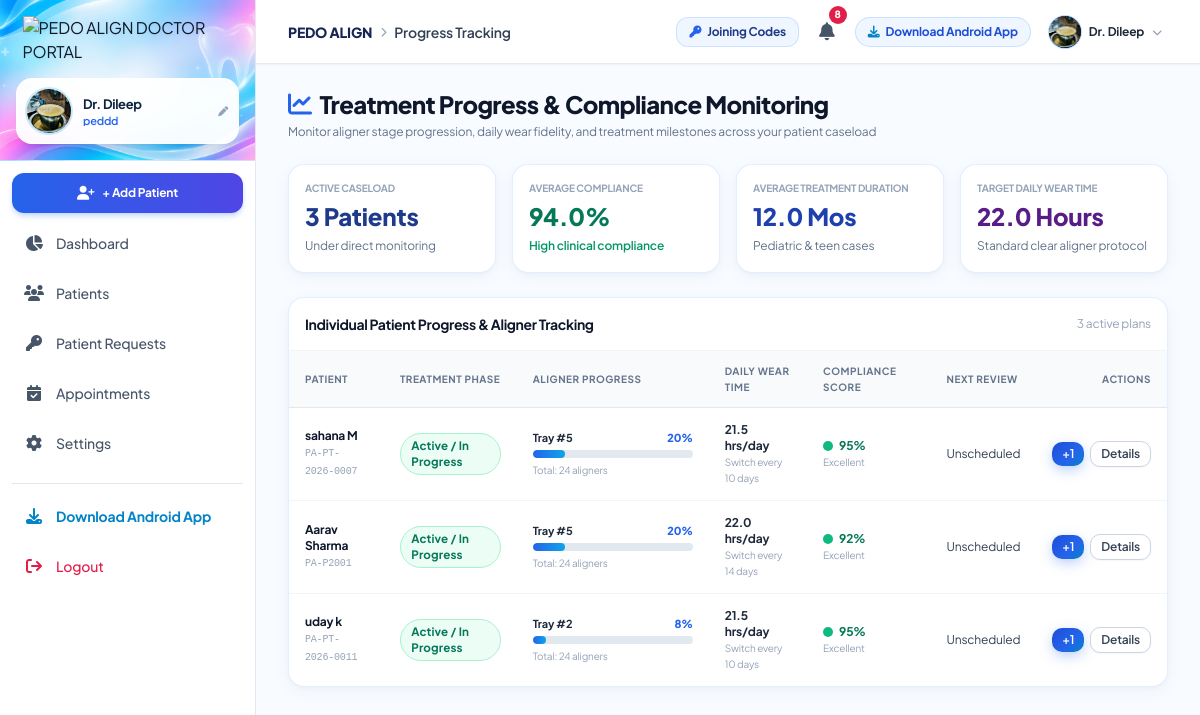
The page /progress/ (signed in) on the database as committed earlier.
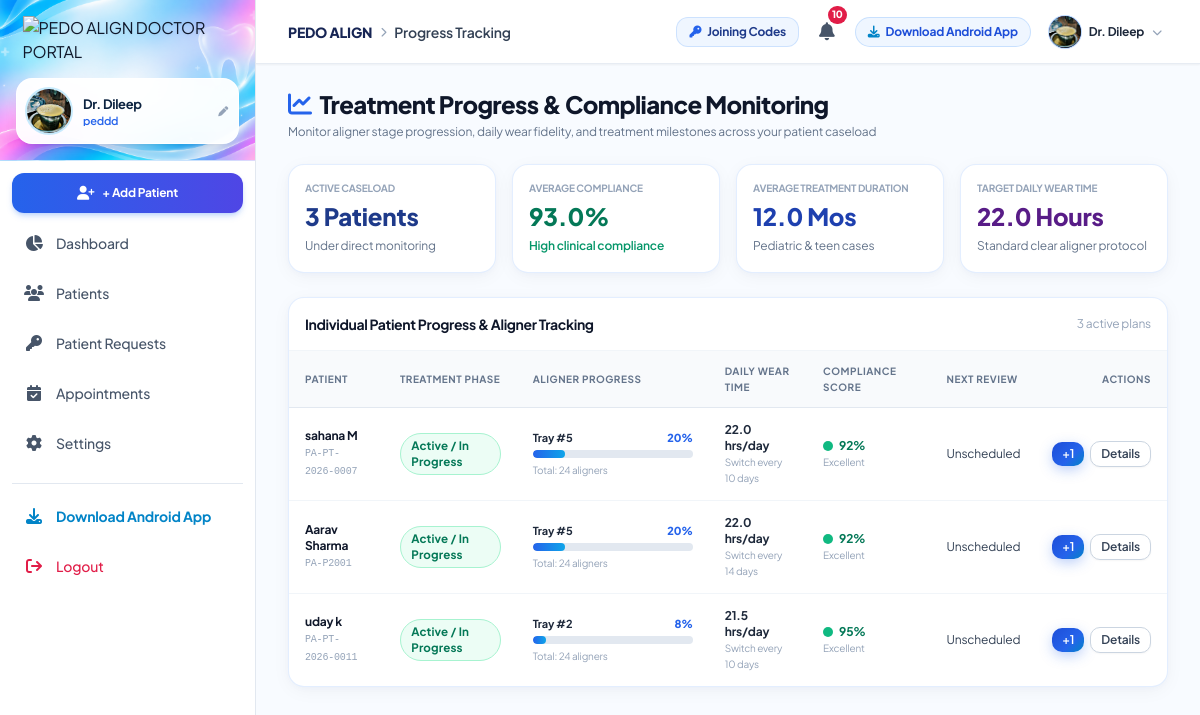
The same page on the database as committed later.
### doctor/models.py (models this page shows, shortened)
class TreatmentPlan(models.Model):
    STATUS_CHOICES = [
        ('Planning', 'Planning Stage'),
        ('Active / In Progress', 'Active / In Progress'),
        ('Paused / Under Review', 'Paused / Under Review'),
        ('Refinement', 'Refinement Stage'),
        ('Retention', 'Retention Phase'),
        ('Completed', 'Treatment Completed'),
    ]
    patient = models.OneToOneField(Patient, on_delete=models.CASCADE, related_name='treatment_plan')
    estimated_duration_months = models.PositiveIntegerField(default=12, blank=True)
    total_aligners = models.PositiveIntegerField(default=24)
    current_aligner = models.PositiveIntegerField(default=1)
    aligner_frequency_days = models.PositiveIntegerField(default=10, help_text="Days per aligner set (e.g. 7, 10, 14)")
    start_date = models.DateField(blank=True, null=True)
    expected_completion_date = models.DateField(blank=True, null=True)
    next_tray_change_date = models.DateField(blank=True, null=True, help_text="Doctor prescribed next tray changing date")
    is_paused = models.BooleanField(default=False)
    pause_reason = models.TextField(blank=True, null=True)
    upper_arch_status = models.CharField(max_length=100, default='Aligning & Leveling')
    upper_arch_notes = models.TextField(blank=True, null=True)
    upper_arch_photo = models.ImageField(upload_to='treatment_plans/upper_arch/', blank=True, null=True)
    lower_arch_status = models.CharField(max_length=100, default='Aligning & Leveling')
    lower_arch_notes = models.TextField(blank=True, null=True)
    lower_arch_photo = models.ImageField(upload_to='treatment_plans/lower_arch/', blank=True, null=True)
    treatment_instructions = models.TextField(
        default="Wear aligners 20-22 hours daily. Change aligners strictly as per scheduled frequency. Clean with soft brush and lukewarm water.",
        blank=True
    )
    next_review_date = models.DateField(blank=True, null=True)
    status = models.CharField(max_length=50, choices=STATUS_CHOICES, default='Active / In Progress')
    compliance_score = models.PositiveIntegerField(default=92, blank=True, help_text="Compliance percentage (0-100)")
    daily_wear_hours = models.DecimalField(max_digits=4, decimal_places=1, default=21.5, blank=True)
    created_at = models.DateTimeField(auto_now_add=True)
    updated_at = models.DateTimeField(auto_now=True)
    @property
    def progress_percentage(self):
        if self.total_aligners > 0:
            pct = int((self.current_aligner / self.total_aligners) * 100)
            return min(pct, 100)
        return 0

class Patient(models.Model):
    GENDER_CHOICES = [
        ('Male', 'Male'),
        ('Female', 'Female'),
        ('Other', 'Other'),
    ]
    STATUS_CHOICES = [
        ('PENDING_CONNECTION', 'Pending Connection'),
        ('ACTIVE', 'Active Treatment'),
        ('ON_HOLD', 'On Hold'),
        ('COMPLETED', 'Completed'),
        ('DISCONTINUED', 'Discontinued'),
    ]
    CATEGORY_CHOICES = [
        ('CHILD', 'Child Patient'),
        ('ADULT', 'Adult Patient'),
    ]
    FREQUENCY_CHOICES = [
        ('WEEKLY', 'Weekly'),
        ('MONTHLY', 'Monthly'),
        ('CUSTOM', 'Custom Date'),
    ]
    doctor = models.ForeignKey(DoctorProfile, on_delete=models.CASCADE, related_name='patients')
    patient_id = models.CharField(max_length=50, unique=True)
    first_name = models.CharField(max_length=100)
    last_name = models.CharField(max_length=100)
    patient_category = models.CharField(max_length=20, choices=CATEGORY_CHOICES, default='CHILD', blank=True)
    email = models.EmailField(blank=True, null=True)
    phone = models.CharField(max_length=50)
    age = models.PositiveIntegerField()
    gender = models.CharField(max_length=20, choices=GENDER_CHOICES)
    date_of_birth = models.DateField(blank=True, null=True)
    parent_guardian_name = models.CharField(max_length=150, blank=True, null=True, help_text="Parent / Guardian Name")
    parent_guardian_phone = models.CharField(max_length=50, blank=True, null=True)
    parent_guardian_email = models.EmailField(blank=True, null=True, help_text="Parent / Guardian Email")
    parent_guardian_relationship = models.CharField(max_length=50, blank=True, null=True, default='Parent', help_text="Father, Mother, Guardian")
    appointment_frequency = models.CharField(max_length=20, choices=FREQUENCY_CHOICES, default='MONTHLY', blank=True)
    MONITORING_FREQUENCY_CHOICES = [
        ('DAILY', 'Daily Update'),
        ('WEEKLY', 'Weekly Update'),
        ('MONTHLY', 'Monthly Update'),
    ]
    monitoring_frequency = models.CharField(
        max_length=20,
        choices=MONITORING_FREQUENCY_CHOICES,
        default='WEEKLY',
        blank=True,
        help_text="Patient dental monitoring photo cadence (Daily, Weekly, Monthly)"
    )
    current_operation = models.CharField(max_length=200, default='Turn Quest', blank=True, null=True)
    diagnosed_problem = models.TextField(blank=True, null=True, help_text="Patient's primary dental problem diagnosed by doctor")
    treatment_status = models.CharField(max_length=30, choices=STATUS_CHOICES, default='PENDING_CONNECTION')
    treatment_start_date = models.DateField(blank=True, null=True)
    treatment_duration_months = models.PositiveIntegerField(default=12)
    profile_photo = models.ImageField(upload_to='patient_profiles/', blank=True, null=True)
    notes = models.TextField(blank=True, null=True)
    is_archived = models.BooleanField(default=False)
    archived_at = models.DateTimeField(blank=True, null=True)
    archived_reason = models.TextField(blank=True, null=True)
    is_deactivated = models.BooleanField(default=False)
    deactivated_at = models.DateTimeField(blank=True, null=True)
    deactivation_reason = models.TextField(blank=True, null=True)
    created_at = models.DateTimeField(auto_now_add=True)
    updated_at = models.DateTimeField(auto_now=True)
    class Meta:
        ordering = ['-created_at']
    @property
    def full_name(self):
        return f"{self.first_name} {self.last_name}"

### doctor/views.py (the view)
# urls.py: path('progress/', views.progress_tracking_view, name='progress_tracking'),
@login_required
def progress_tracking_view(request):
    doctor = get_doctor_or_none(request.user)
    if not doctor:
        return redirect('doctor:login')
    patients_qs = Patient.objects.filter(doctor=doctor).select_related('treatment_plan')
    treatment_plans = TreatmentPlan.objects.filter(patient__doctor=doctor).select_related('patient')
    avg_compliance = treatment_plans.aggregate(avg=Avg('compliance_score'))['avg'] or 0
    avg_duration = treatment_plans.aggregate(avg=Avg('estimated_duration_months'))['avg'] or 0
    context = {
        'doctor': doctor,
        'patients': patients_qs,
        'treatment_plans': treatment_plans,
        'avg_compliance': round(avg_compliance, 1),
        'avg_duration': round(avg_duration, 1),
    }
    return render(request, 'doctor/progress/progress_tracking.html', context)

### doctor/views.py (called while the page is built)
def get_doctor_or_none(user):
    if not user.is_authenticated:
        return None
    try:
        return user.doctor_profile
    except DoctorProfile.DoesNotExist:
        return None

### patient/context_processors.py (called while the page is built)
def patient_context(request):
    if not request.user.is_authenticated:
        return {}
    patient_profile = getattr(request.user, 'patient_profile', None)
    if not patient_profile:
        return {}
    unread_notifications_count = patient_profile.notifications.filter(is_read=False).count()
    return {
        'current_patient': patient_profile,
        'patient_unread_notifs': unread_notifications_count,
    }

### doctor/templates/doctor/progress/progress_tracking.html (shortened to what the changed rows need)
{% extends 'doctor/base.html' %}
{% load static %}
{% block content %}
<div class="space-y-6">
    <div class="flex flex-col sm:flex-row sm:items-center sm:justify-between gap-4">
        <div>
            <h1 class="text-2xl font-black text-slate-900 tracking-tight flex items-center gap-2">
                <i class="fa-solid fa-chart-line text-blue-600"></i> Treatment Progress & Compliance Monitoring
            </h1>
        </div>
    </div>
    <div class="grid grid-cols-1 sm:grid-cols-4 gap-4">
        <div class="pa-card p-4">
            <span class="text-[10px] font-bold uppercase text-slate-400 block">Average Compliance</span>
            <span class="text-2xl font-black text-emerald-700 mt-1 block">{{ avg_compliance }}%</span>
            <span class="text-xs text-emerald-600 font-semibold">High clinical compliance</span>
        </div>
    </div>
    <div class="pa-card overflow-hidden">
        <div class="overflow-x-auto">
            <table class="w-full text-left text-xs border-collapse">
                <thead>
                    <tr class="bg-slate-50 border-b border-slate-200 text-slate-500 uppercase font-bold text-[10px] tracking-wider">
                        <th class="py-3 px-4">Patient</th>
                        <th class="py-3 px-4">Treatment Phase</th>
                        <th class="py-3 px-4 w-48">Aligner Progress</th>
                        <th class="py-3 px-4">Daily Wear Time</th>
                        <th class="py-3 px-4">Compliance Score</th>
                        <th class="py-3 px-4">Next Review</th>
                        <th class="py-3 px-4 text-right">Actions</th>
                    </tr>
                </thead>
                <tbody class="divide-y divide-slate-100">
                    {% for plan in treatment_plans %}
                    <tr class="hover:bg-slate-50 transition">
                        <td class="py-3.5 px-4">
                            <a href="{% url 'doctor:patient_detail' plan.patient.id %}" class="font-bold text-slate-900 hover:text-blue-700 block">
                                {{ plan.patient.full_name }}
                            </a>
                            <span class="text-[10px] text-slate-400 font-mono">{{ plan.patient.patient_id }}</span>
                        </td>
                        <td class="py-3.5 px-4">
                            <span class="badge
                                {% if plan.status == 'Active / In Progress' %}badge-active
                                {% elif plan.status == 'Completed' %}badge-completed
                                {% else %}badge-pending{% endif %}">
                                {{ plan.status }}
                            </span>
                        </td>
                        <td class="py-3.5 px-4">
                            <div class="flex items-center justify-between text-[11px] font-bold text-slate-800 mb-1">
                                <span>Tray #{{ plan.current_aligner }}</span>
                                <span class="text-blue-600 font-extrabold">{{ plan.progress_percentage }}%</span>
                            </div>
                            <div class="w-full bg-slate-200 rounded-full h-2 overflow-hidden">
                                <div class="bg-gradient-to-r from-blue-600 to-sky-500 h-2 rounded-full" style="width: {{ plan.progress_percentage }}%"></div>
                            </div>
                            <span class="text-[10px] text-slate-400 mt-1 block">Total: {{ plan.total_aligners }} aligners</span>
                        </td>
                        <td class="py-3.5 px-4">
                            <span class="font-bold text-slate-800 text-xs">{{ plan.daily_wear_hours }} hrs/day</span>
                            <span class="text-[10px] text-slate-400 block">Switch every {{ plan.aligner_frequency_days }} days</span>
                        </td>
                        <td class="py-3.5 px-4">
                            <div class="flex items-center gap-1.5">
                                <div class="w-2.5 h-2.5 rounded-full {% if plan.compliance_score >= 85 %}bg-emerald-500{% elif plan.compliance_score >= 70 %}bg-amber-500{% else %}bg-rose-500{% endif %}"></div>
                                <span class="font-bold {% if plan.compliance_score >= 85 %}text-emerald-700{% elif plan.compliance_score >= 70 %}text-amber-700{% else %}text-rose-700{% endif %}">
                                    {{ plan.compliance_score }}%
                                </span>
                            </div>
                            <span class="text-[10px] text-slate-400">
                                {% if plan.compliance_score >= 85 %}Excellent
                                {% elif plan.compliance_score >= 70 %}Moderate
                                {% else %}Needs Motivation{% endif %}
                            </span>
                        </td>
                        <td class="py-3.5 px-4 text-slate-700">
                            {{ plan.next_review_date|default:"Unscheduled" }}
                        </td>
                        <td class="py-3.5 px-4 text-right">
                            <div class="flex items-center justify-end gap-1.5">
                                {% if plan.current_aligner < plan.total_aligners %}
                                <form method="POST" action="{% url 'doctor:advance_aligner' plan.patient.id %}">
                                    <button type="submit" class="btn-primary py-1 px-2.5 text-xs" title="Advance to next aligner">
                                        +1
                                    </button>
                                </form>
                                {% endif %}
                                <a href="{% url 'doctor:patient_detail' plan.patient.id %}?tab=progress" class="btn-secondary py-1 px-2.5 text-xs">
                                    Details
                                </a>
                            </div>
                        </td>
                    </tr>
                    {% empty %}
                    <tr>
                        <td colspan="7" class="py-8 text-center text-slate-400">No active treatment plans found.</td>
                    </tr>
                    {% endfor %}
                </tbody>
            </table>
        </div>
    </div>
</div>
{% endblock %}

### doctor/templates/doctor/base.html (shortened to what the changed rows need)
{% load static %}
<!DOCTYPE html>
<html lang="en" class="h-full bg-slate-50">
<head>
    <script src="https://cdn.tailwindcss.com"></script>
    <link rel="stylesheet" href="https://cdnjs.cloudflare.com/ajax/libs/font-awesome/6.5.1/css/all.min.css">
    <link rel="stylesheet" href="{% static 'doctor/css/custom.css' %}">
</head>
<body class="h-full flex flex-col font-sans text-slate-900 bg-slate-50 antialiased selection:bg-blue-100 selection:text-blue-900">
    <div class="flex h-screen overflow-hidden">
        <div class="flex-1 flex flex-col min-w-0 overflow-hidden bg-[#f8fbff]">
            <header class="h-16 w-full bg-white/95 backdrop-blur-md border-b border-slate-200/80 flex items-center justify-between px-4 sm:px-6 lg:px-8 z-30 shadow-sm flex-shrink-0">
                <div class="flex items-center gap-3">
                    <a href="{% url 'doctor:notifications' %}" class="relative p-2 rounded-xl text-slate-600 hover:bg-blue-50 hover:text-blue-600 transition-all " title="View Notifications">
                        <i class="fa-solid fa-bell text-lg"></i>
                        {% if unread_notifications_count > 0 %}
                        <span class="absolute -top-1 -right-1 min-w-[18px] h-[18px] px-1 bg-rose-600 text-white text-[10px] font-black rounded-full flex items-center justify-center ring-2 ring-white shadow-xs animate-pulse">
                            {% if unread_notifications_count > 99 %}99+{% else %}{{ unread_notifications_count }}{% endif %}
                        </span>
                        {% endif %}
                    </a>
                </div>
            </header>
            <main class="flex-1 overflow-y-auto px-4 sm:px-6 lg:px-8 py-6 pb-24 lg:pb-6 custom-scrollbar">
                {% block content %}{% endblock %}
            </main>
        </div>
    </div>
</body>
</html>

Rows that differ between the two databases and show on the page:
changed TreatmentPlan "sahana M": daily_wear_hours "21.5" → "22.0"; compliance_score "95" → "92"
Other text that changed with them:
{{ unread_notifications_count }}: "8" → "10"
{{ avg_compliance }}: "94.0" → "93.0"
